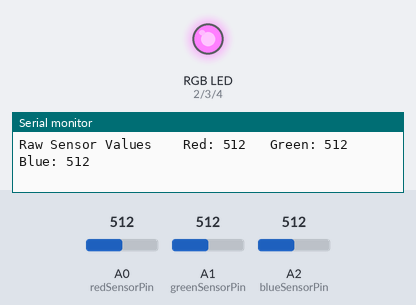
The sketch below on a simulated Arduino Uno, built with avr-gcc and run on an emulated ATmega328P. Shown: an RGB LED mixed from three pins (HIGH = lit), the last lines printed to the serial monitor. The test bench sets the inputs (shaded band); at power-on: A0 (redSensorPin) = 512, A1 (greenSensorPin) = 512, A2 (blueSensorPin) = 512. Dim RGB values are drawn brighter than linear.

Above: at 1.2 s.
1.3 s: A0 (redSensorPin) set to 505
At 1.6 s:
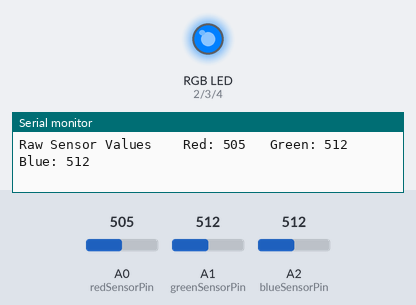
2.8 s: A1 (greenSensorPin) set to 11
At 3.2 s:
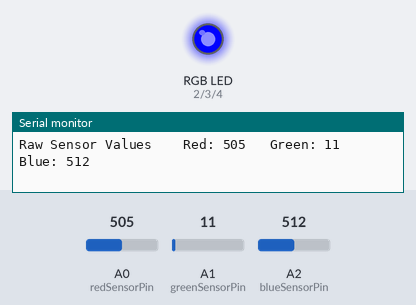
4.3 s: A1 (greenSensorPin) set to 8
7.3 s: A2 (blueSensorPin) set to 499
At 8.4 s:
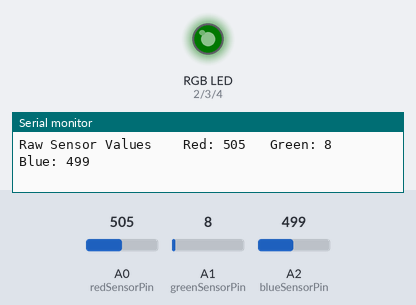
8.8 s: A0 (redSensorPin) set to 716
At 10.0 s:
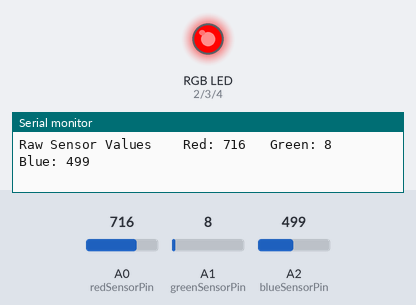
10.3 s: A2 (blueSensorPin) set to 1023
At 10.8 s:
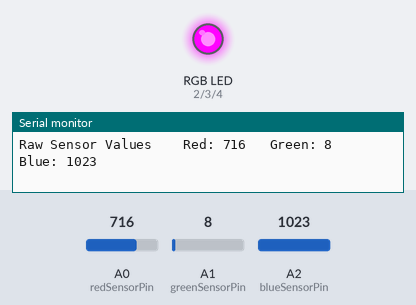
Timing chart, 0 to 12.8 s (numbered marks = the images above; inputs shaded):
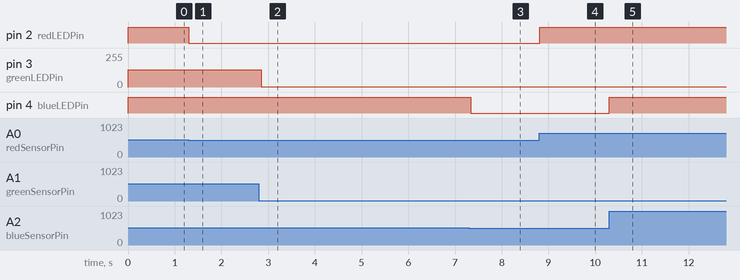

Measured:
- the behaviour switches between 512 and 511 on A0 (redSensorPin) (found by bisection; images 0 and 1)
- the behaviour switches between 512 and 511 on A2 (blueSensorPin) (found by bisection; images 2 and 3)
- after the input at 1.3 s, pin 2 (redLEDPin): HIGH → LOW at once
- after the input at 2.8 s, pin 3 (greenLEDPin): 128/255 → 2/255 after 0.05 s
- after the input at 7.3 s, pin 4 (blueLEDPin): HIGH → LOW at once
- after the input at 8.8 s, pin 2 (redLEDPin): LOW → HIGH at once
- after the input at 10.3 s, pin 4 (blueLEDPin): LOW → HIGH at once

The sketch:

RGB_light.ino
```cpp
const int greenLEDPin = 3;
const int redLEDPin = 2;
const int blueLEDPin = 4;
const int redSensorPin = A0;
const int greenSensorPin = A1;
const int blueSensorPin = A2;
int redValue = 0;
int greenValue = 0;
int blueValue = 0;
int redSensorValue = 0;
int greenSensorValue = 0;
int blueSensorValue = 0;

void setup ()  {
  Serial.begin(9600);

      pinMode (greenLEDPin, OUTPUT);
      pinMode (redLEDPin, OUTPUT);
      pinMode (blueLEDPin, OUTPUT);
   }

void loop () {
  printstuff();
redSensorValue = analogRead(redSensorPin);
greenSensorValue = analogRead(greenSensorPin);
blueSensorValue = analogRead(blueSensorPin);

redValue = redSensorValue/4;
greenValue = greenSensorValue/4;
blueValue = blueSensorValue/4;

analogWrite(redLEDPin, redValue);
analogWrite(greenLEDPin, greenValue);
analogWrite(blueLEDPin, blueValue);
}
void printstuff(){
  Serial.print("Raw Sensor Values \t Red: ");
Serial.print(redSensorValue);
Serial.print("\t Green: ");
Serial.print(greenSensorValue);
Serial.print("\t Blue: ");
Serial.println(blueSensorValue);

}
```
